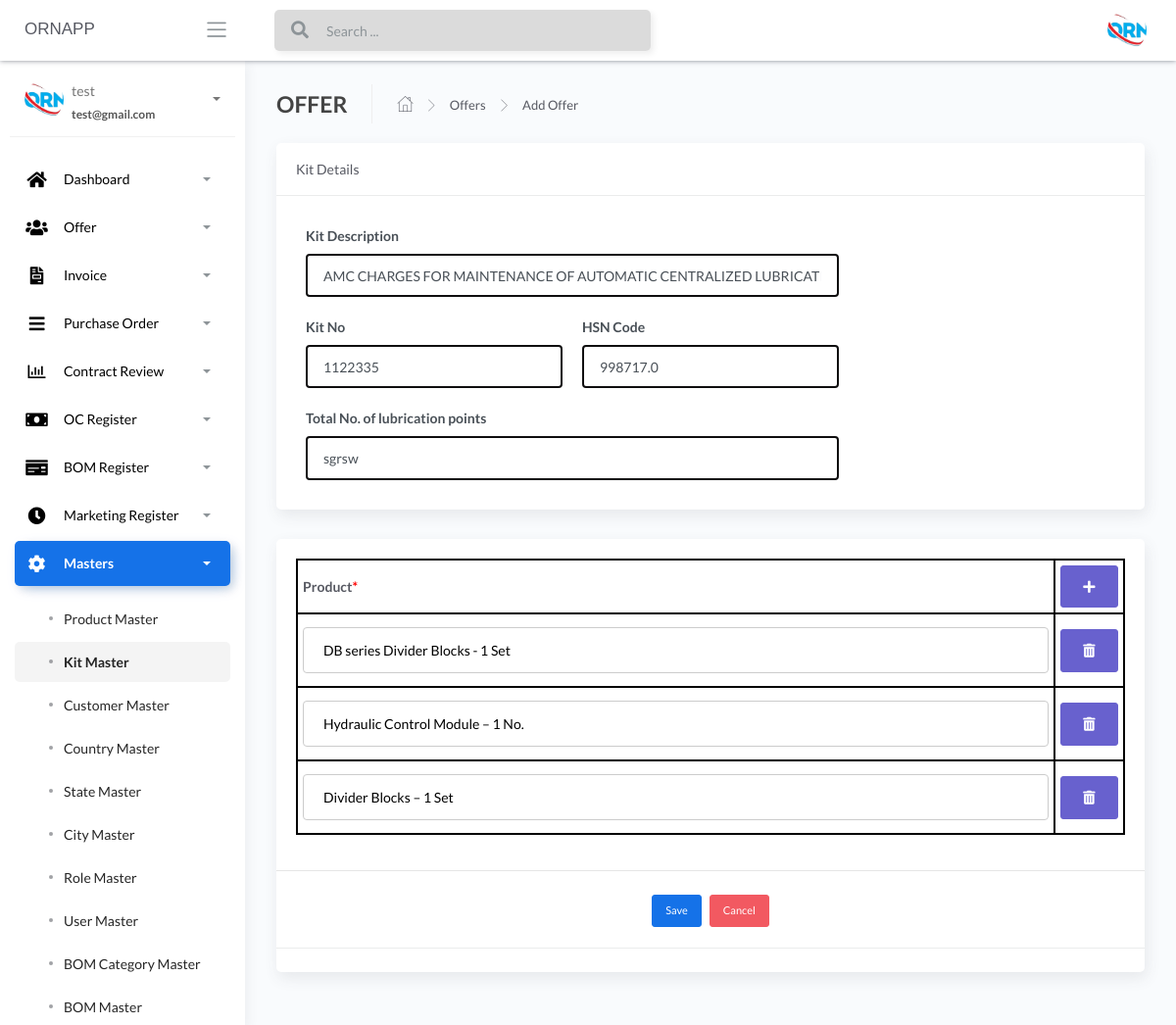
The page /7/editkit (signed in) on the database as committed earlier.
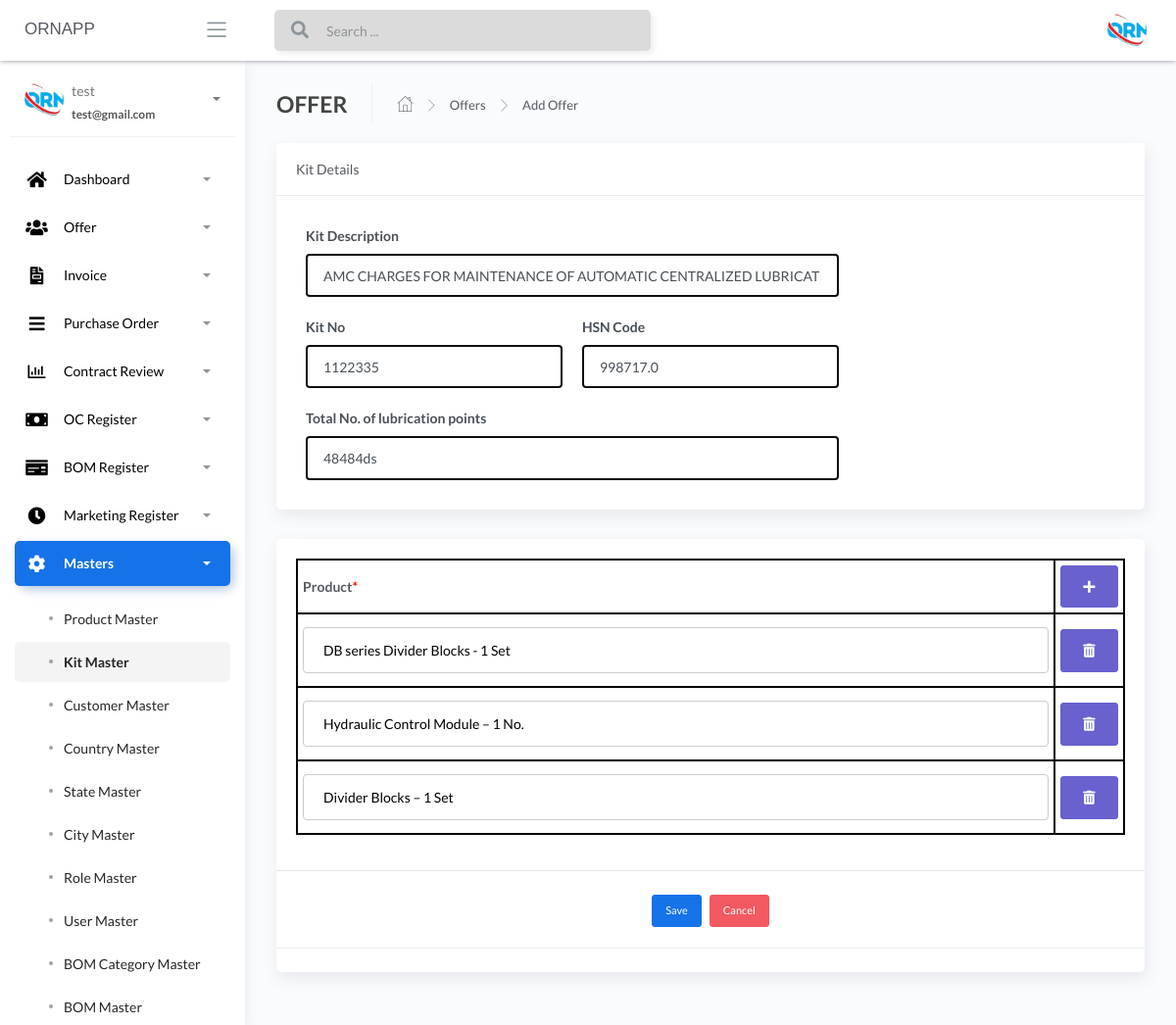
The same page on the database as committed later.
### apps/home/models.py (models this page shows, shortened)
class KitMaster(db.Model):
    __tablename__ = "kitmaster"
    id = db.Column(db.Integer, primary_key=True)
    kit_description = db.Column(db.String())
    kit_no = db.Column(db.INT())
    hsn_code = db.Column(db.Float())
    lubricant_points = db.Column(db.INT())
    kit_products = db.Column(db.String())

### apps/home/routes.py (the view, shortened to what this page needs)
@blueprint.route('/<int:id>/editkit', methods=['GET', 'POST'])
@login_required
def update3(id):
    user = KitMaster.query.filter_by(id=id).first()
    values_list = json.loads(user.kit_products)
    return render_template('home/edit-kit.html', user=user,values_list=values_list, segment='Kit-masters')

### apps/__init__.py (called while the page is built)
def configure_database(app):
    @app.before_first_request
    def initialize_database():
        db.create_all()
    @app.teardown_request
    def shutdown_session(exception=None):
        db.session.remove()

### apps/authentication/models.py (called while the page is built)
@login_manager.user_loader
def user_loader(id):
    return Users.query.filter_by(id=id).first()

### apps/templates/home/edit-kit.html (shortened to what the changed rows need)
{% extends "layouts/base.html" %}
{% block content %}
<div class="content">
    <div class="page-inner">
        <form action='' method="POST">
            <section class="content">
                <div class="row">
                    <div class="col-sm-12">
                        <div class="card">
                            <div class="card-body">
                                <div class="col-sm-12">
                                    <div class="row">
                                        <div class="form-group col-sm-8">
                                            <label>Kit Description</label>
                                            <input rows="2" name="kit_description" value="{{user.kit_description}}" class="form-control"></input>
                                        </div>
                                    </div>
                                    <div class="row">
                                        <div class="form-group col-sm-4">
                                            <label>Kit No</label>
                                            <input name="kit_no" type="text" value="{{user.kit_no}}" maxlength="200" autocomplete="off"
                                                class="form-control">
                                        </div>
                                        <div class="form-group col-sm-4">
                                            <label>HSN Code</label>
                                            <input name="hsn_code" type="text" value="{{user.hsn_code}}" maxlength="200" autocomplete="off"
                                                class="form-control">
                                        </div>
                                    </div>
                                    <div class="row">
                                        <div class="form-group col-sm-8">
                                            <label>Total No. of lubrication points</label>
                                            <input rows="2" name="lubricant_points" value="{{user.lubricant_points}}"  class="form-control"></input>
                                        </div>
                                    </div>
                                </div>
                            </div>
                        </div>
                    </div>
                </div>
            </section>
            <section class="content">
                <div class="page-section">
                    <div class="card card-fluid">
                        <div class="card-body">
                            <table _ngcontent-owj-c93="" style="width: 100%;" id="emptbl">
                                <thead _ngcontent-owj-c93="">
                                    <th _ngcontent-owj-c93="">Product<span _ngcontent-owj-c93=""
                                            style="color: red;">*</span></th>
                                    <th _ngcontent-owj-c93=""><a _ngcontent-owj-c93="" class="btn btn-secondary active "
                                            onclick="myButtonClick()"><i _ngcontent-owj-c93=""
                                                class="fa fa-plus"></i></a></th>
                                </thead>
                            </table>
                        </div>
                        <br>
                    </div>
                </div>
            </section>
        </form>
    </div>
</div>
{% endblock content %}

Rows that differ between the two databases and show on the page:
changed KitMaster: lubricant_points "sgrsw" → "48484ds"
